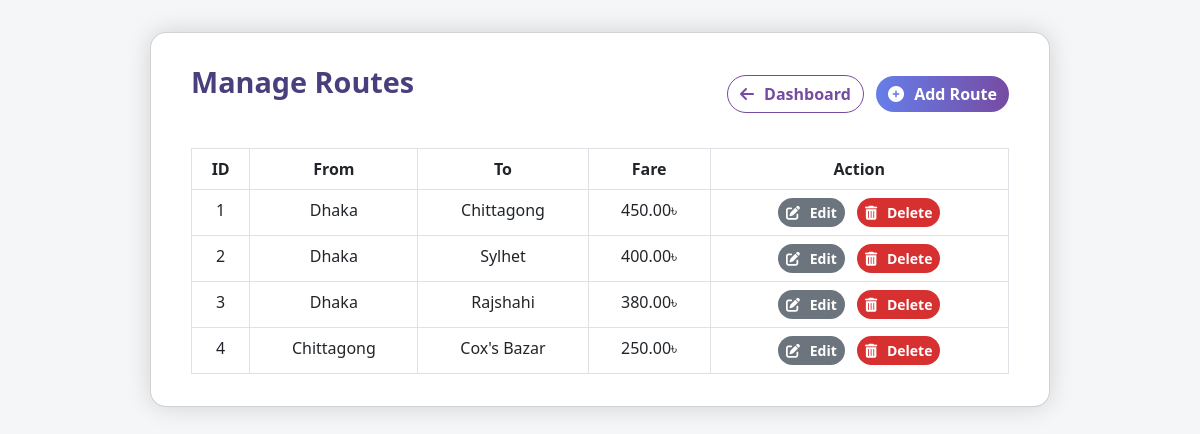
The page /admin/manage_route.php (signed in) on the database its author committed.
### tables this page shows
CREATE TABLE IF NOT EXISTS routes (
    id INT AUTO_INCREMENT PRIMARY KEY,
    route_name VARCHAR(100) NOT NULL,
    from_city VARCHAR(50) NOT NULL,
    to_city VARCHAR(50) NOT NULL,
    distance INT NOT NULL,
    duration VARCHAR(20) NOT NULL,
    fare DECIMAL(10,2) NOT NULL,
    created_at TIMESTAMP DEFAULT CURRENT_TIMESTAMP
);

### admin/manage_route.php (the view, shortened to what this page needs)
<?php
$conn = getConnection();
$result = $conn->query("SELECT * FROM routes");
?>
<!DOCTYPE html>
<html lang="en">
<head>
    <link href="https://cdn.jsdelivr.net/npm/bootstrap@5.3.0/dist/css/bootstrap.min.css" rel="stylesheet" />
    <link rel="stylesheet" href="https://cdnjs.cloudflare.com/ajax/libs/font-awesome/6.5.0/css/all.min.css" />
</head>
<body>
<div class="card">
    <div class="d-flex flex-column flex-md-row justify-content-between align-items-center mb-4">
        <h2>Manage Routes</h2>
        <div>
            <a href="dashboard.php" class="btn btn-outline-primary me-2 mb-2 mb-md-0">
                <i class="fas fa-arrow-left"></i> Dashboard
            </a>
            <a href="add_route.php" class="btn btn-primary">
                <i class="fas fa-plus-circle"></i> Add Route
            </a>
        </div>
    </div>
    <div class="table-responsive">
        <table class="table table-bordered table-hover text-center mb-0">
            <thead>
                <tr>
                    <th>ID</th>
                    <th>From</th>
                    <th>To</th>
                    <th>Fare</th>
                    <th>Action</th>
                </tr>
            </thead>
            <tbody>
                <?php if ($result && $result->num_rows > 0): ?>
                    <?php while ($route = $result->fetch_assoc()): ?>
                        <tr>
                            <td><?= $route['id'] ?></td>
                            <td><?= htmlspecialchars($route['from_city']) ?></td>
                            <td><?= htmlspecialchars($route['to_city']) ?></td>
                            <td><?= htmlspecialchars($route['fare']) ?>৳</td>
                            <td>
                                <a href="edit_route.php?id=<?= $route['id'] ?>" class="btn btn-sm btn-secondary me-2 mb-1 mb-md-0">
                                    <i class="fas fa-edit"></i> Edit
                                </a>
                                <a href="delete_route.php?id=<?= $route['id'] ?>" class="btn btn-sm btn-danger" onclick="return confirm('Are you sure to delete this route?');">
                                    <i class="fas fa-trash-alt"></i> Delete
                                </a>
                            </td>
                        </tr>
                    <?php endwhile; ?>
                <?php else: ?>
                    <tr>
                        <td colspan="5" class="text-center text-muted">No routes found.</td>
                    </tr>
                <?php endif; ?>
            </tbody>
        </table>
    </div>
</div>
</body>
</html>

### admin/manage_route.php (style rules this page uses)
body { background: #f4f6f8; min-height: 100vh; padding: 2rem 1rem; display: flex; justify-content: center; align-items: flex-start; font-family: 'Segoe UI', Tahoma, Geneva, Verdana, sans-serif; }
.card { background: #fff; border-radius: 1rem; box-shadow: 0 0 25px rgba(0,0,0,0.15); max-width: 900px; width: 100%; padding: 2rem 2.5rem; }
h2 { font-weight: 700; color: #4a3f7d; margin-bottom: 1.5rem; font-size: 1.8rem; }
.btn-primary, .btn-outline-primary, .btn-secondary, .btn-danger { border-radius: 50px; font-weight: 600; }
.btn-primary { background: linear-gradient(90deg, #667eea 0%, #764ba2 100%); border: none; }
.btn-outline-primary { color: #764ba2; border-color: #764ba2; }
.btn-secondary { background-color: #6c757d; border: none; color: #fff; }
.btn-danger { background-color: #d63031; border: none; color: #fff; }
.btn i { margin-right: 6px; }
.table thead { background-color: #764ba2; color: white; font-weight: 600; }

### rows shown on the page
routes: id "1", from_city "Dhaka", to_city "Chittagong", fare "450.00"
routes: id "2", from_city "Dhaka", to_city "Sylhet", fare "400.00"
routes: id "3", from_city "Dhaka", to_city "Rajshahi", fare "380.00"
routes: id "4", from_city "Chittagong", to_city "Cox's Bazar", fare "250.00"
